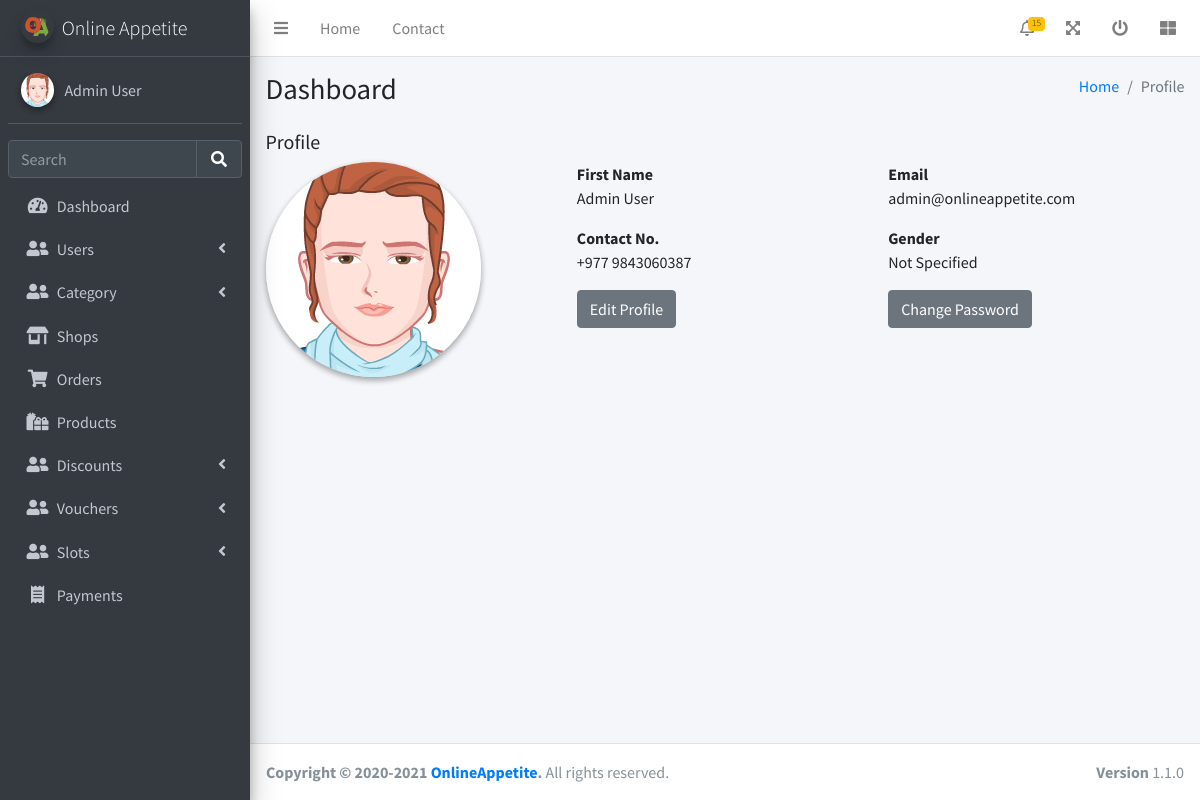
Screenshot of /admin/profile.php (signed in) with the database file from the repository.
### tables this page shows
CREATE TABLE MANAGEMENTS (
	MANAGEMENT_ID INTEGER NOT NULL PRIMARY KEY AUTOINCREMENT,
	USER_ID INTEGER NOT NULL,
	CONTACT_NO VARCHAR(20) NOT NULL,
	FOREIGN KEY (USER_ID) REFERENCES USERS (USER_ID) ON DELETE CASCADE
);

CREATE TABLE USERS (
	USER_ID INTEGER NOT NULL PRIMARY KEY AUTOINCREMENT,
	FULL_NAME VARCHAR(100) NOT NULL,
	USERNAME VARCHAR(30) NOT NULL UNIQUE,
	EMAIL VARCHAR(100) NOT NULL UNIQUE,
	STREET VARCHAR(100) NULL,
	CITY VARCHAR(100) NULL,
	STATE VARCHAR(100) NULL,
	POSTAL VARCHAR(100) NULL,
	COUNTRY VARCHAR(100) NULL,
	GENDER INTEGER NOT NULL,
	USER_ROLE INTEGER DEFAULT 3,
	PASSWORD_HASH VARCHAR(255) NOT NULL,
	IMAGE VARCHAR(100) NULL,
	CREATED_AT DATETIME(0) DEFAULT CURRENT_TIMESTAMP,
	UPDATED_AT DATETIME(0) NULL
);

### utils/database.php (called while the page is built, shortened)
<?php
try {
    $conn = new PDO("sqlite:" . __DIR__ . "/../database.sqlite");
    $conn->setAttribute(PDO::ATTR_ERRMODE, PDO::ERRMODE_EXCEPTION);
} catch (PDOException $e) {
    die("Connection failed: " . $e->getMessage());
}
function fetch_row($sql)
{
    global $conn;
    $stmt = $conn->prepare($sql);
    $res = $stmt->execute();
    $res = $stmt->fetch(PDO::FETCH_ASSOC);
    return $res;
}

### admin/profile.php (the view, shortened to what this page needs)
<?php
require_once '../utils/database.php';
?>
<!DOCTYPE html>
<html lang="en">
<head>
  <link rel="stylesheet" href="/css/fontawesome-free/css/all.min.css">
  <link rel="stylesheet" href="https://code.ionicframework.com/ionicons/2.0.1/css/ionicons.min.css">
  <link rel="stylesheet" href="/css/adminlte/adminlte.min.css">
</head>
<body class="hold-transition sidebar-mini">
  <div class="wrapper">
    <?php
    include 'header.php';
    $user_id = $_SESSION['admin']['USER_ID'];
    $user = fetch_row("SELECT * FROM USERS LEFT JOIN MANAGEMENTS ON USERS.USER_ID = MANAGEMENTS.USER_ID WHERE USERS.USER_ID ='$user_id'");
    ?>
    <div class="content-wrapper">
      <section class="content-header">
        <div class="container-fluid">
          <div class="row mb-2">
            <div class="col-sm-6">
              <h1>Dashboard</h1>
            </div>
            <div class="col-sm-6">
              <ol class="breadcrumb float-sm-right">
                <li class="breadcrumb-item"><a href="#">Home</a></li>
                <li class="breadcrumb-item active">Profile</li>
              </ol>
            </div>
          </div>
        </div>
      </section>
      <section class="content">
        <div class="container-fluid">
          <h5 class="mb-2">Profile</h5>
          <div class="row">
            <div class="col-md-3 col-sm-6 col-12">
              <div class="img">
                <img src="<?= $user['IMAGE'] ?? '/assets/images/adminlte/avatar2.png' ?>" alt="" class="img-circle elevation-2">
              </div>
            </div>
            <div class="col-md-8 offset-md-1 col-sm-6 col-12">
              <div class="row">
                <div class="col-6">
                  <strong>First Name</strong>
                  <p><?= $user['FULL_NAME'] ?></p>
                </div>
                <div class="col-6">
                  <strong>Email</strong>
                  <p><?= $user['EMAIL'] ?></p>
                </div>
              </div>
              <div class="row">
                <div class="col-6">
                  <strong>Contact No.</strong>
                  <p><?= $user['CONTACT_NO'] ?></p>
                </div>
                <div class="col-6">
                  <strong>Gender</strong>
                  <p><?php
                      switch ($user['GENDER']) {
                        case 4:
                          echo 'Not Specified';
                          break;
                      }
                      ?></p>
                </div>
              </div>
              <div class="row">
                <div class="col-6">
                  <a href="/admin/editprofile.php"><button class="btn btn-secondary mb-2">Edit Profile</button></a>
                </div>
                <div class="col-6">
                  <a href="changepassword.php"><button class="btn btn-secondary mb-2">Change Password</button></a>
                </div>
              </div>
            </div>
          </div>
        </div>
      </section>
    </div>
    <?php include 'footer.php'; ?>
  </div>
</body>
</html>

### rows the page displays
managements: USER_ID.FULL_NAME "Admin User", USER_ID.EMAIL "admin@onlineappetite.com", CONTACT_NO "+977 9843060387"

### other values shown
$_SESSION['admin']['FULL_NAME'] "Admin User"
